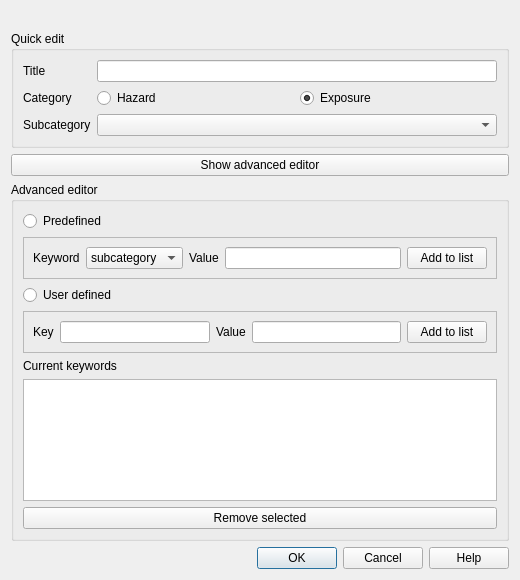
<?xml version="1.0" encoding="UTF-8"?>
<ui version="4.0">
 <class>RiabKeywordsDialogBase</class>
 <widget class="QDialog" name="RiabKeywordsDialogBase">
  <property name="geometry">
   <rect>
    <x>0</x>
    <y>0</y>
    <width>520</width>
    <height>580</height>
   </rect>
  </property>
  <property name="windowTitle">
   <string>Risk in a Box - Keyword Editor</string>
  </property>
  <layout class="QGridLayout" name="gridLayout_2">
   <item row="0" column="0">
    <widget class="QLabel" name="lblLayerName">
     <property name="text">
      <string/>
     </property>
     <property name="wordWrap">
      <bool>true</bool>
     </property>
    </widget>
   </item>
   <item row="2" column="0">
    <widget class="QGroupBox" name="grpSimple">
     <property name="title">
      <string>Quick edit</string>
     </property>
     <layout class="QGridLayout" name="gridLayout_3">
      <item row="0" column="0">
       <widget class="QLabel" name="lblTitle">
        <property name="text">
         <string>Title</string>
        </property>
       </widget>
      </item>
      <item row="0" column="1">
       <widget class="QLineEdit" name="leTitle"/>
      </item>
      <item row="1" column="0">
       <widget class="QLabel" name="lblCategory">
        <property name="text">
         <string>Category</string>
        </property>
       </widget>
      </item>
      <item row="1" column="1">
       <layout class="QHBoxLayout" name="horizontalLayout_3">
        <item>
         <widget class="QRadioButton" name="radHazard">
          <property name="toolTip">
           <string>A hazard is a situation that poses a level of threat to life, health, property, or environment. (Wikipedia)</string>
          </property>
          <property name="text">
           <string>Hazard</string>
          </property>
         </widget>
        </item>
        <item>
         <widget class="QRadioButton" name="radExposure">
          <property name="toolTip">
           <string>Where people and property are situated.</string>
          </property>
          <property name="text">
           <string>Exposure</string>
          </property>
          <property name="checked">
           <bool>true</bool>
          </property>
         </widget>
        </item>
       </layout>
      </item>
      <item row="2" column="0">
       <widget class="QLabel" name="label_2">
        <property name="text">
         <string>Subcategory</string>
        </property>
        <property name="buddy">
         <cstring>cboSubcategory</cstring>
        </property>
       </widget>
      </item>
      <item row="2" column="1">
       <widget class="QComboBox" name="cboSubcategory">
        <property name="toolTip">
         <string>A subcategory represents the type of hazard.</string>
        </property>
       </widget>
      </item>
     </layout>
    </widget>
   </item>
   <item row="3" column="0">
    <widget class="QPushButton" name="pbnAdvanced">
     <property name="text">
      <string>Show advanced editor</string>
     </property>
     <property name="checkable">
      <bool>true</bool>
     </property>
    </widget>
   </item>
   <item row="4" column="0">
    <widget class="QGroupBox" name="grpAdvanced">
     <property name="title">
      <string>Advanced editor</string>
     </property>
     <layout class="QGridLayout" name="gridLayout">
      <item row="0" column="0">
       <widget class="QRadioButton" name="radPredefined">
        <property name="text">
         <string>Predefined</string>
        </property>
       </widget>
      </item>
      <item row="1" column="0">
       <widget class="QFrame" name="frame">
        <property name="frameShape">
         <enum>QFrame::StyledPanel</enum>
        </property>
        <property name="frameShadow">
         <enum>QFrame::Raised</enum>
        </property>
        <layout class="QHBoxLayout" name="horizontalLayout">
         <item>
          <widget class="QLabel" name="label_4">
           <property name="text">
            <string>Keyword</string>
           </property>
           <property name="buddy">
            <cstring>cboKeyword</cstring>
           </property>
          </widget>
         </item>
         <item>
          <widget class="QComboBox" name="cboKeyword">
           <item>
            <property name="text">
             <string>subcategory</string>
            </property>
           </item>
           <item>
            <property name="text">
             <string>units</string>
            </property>
           </item>
           <item>
            <property name="text">
             <string>datatype</string>
            </property>
           </item>
          </widget>
         </item>
         <item>
          <widget class="QLabel" name="label_5">
           <property name="text">
            <string>Value</string>
           </property>
          </widget>
         </item>
         <item>
          <widget class="QLineEdit" name="lePredefinedValue"/>
         </item>
         <item>
          <widget class="QPushButton" name="pbnAddToList1">
           <property name="text">
            <string>Add to list</string>
           </property>
          </widget>
         </item>
        </layout>
       </widget>
      </item>
      <item row="2" column="0">
       <widget class="QRadioButton" name="radUserDefined">
        <property name="text">
         <string>User defined</string>
        </property>
       </widget>
      </item>
      <item row="3" column="0">
       <widget class="QFrame" name="frame_2">
        <property name="frameShape">
         <enum>QFrame::StyledPanel</enum>
        </property>
        <property name="frameShadow">
         <enum>QFrame::Raised</enum>
        </property>
        <layout class="QHBoxLayout" name="horizontalLayout_2">
         <item>
          <widget class="QLabel" name="label_6">
           <property name="text">
            <string>Key</string>
           </property>
           <property name="buddy">
            <cstring>leKey</cstring>
           </property>
          </widget>
         </item>
         <item>
          <widget class="QLineEdit" name="leKey"/>
         </item>
         <item>
          <widget class="QLabel" name="label_7">
           <property name="text">
            <string>Value</string>
           </property>
           <property name="buddy">
            <cstring>leValue</cstring>
           </property>
          </widget>
         </item>
         <item>
          <widget class="QLineEdit" name="leValue"/>
         </item>
         <item>
          <widget class="QPushButton" name="pbnAddToList2">
           <property name="text">
            <string>Add to list</string>
           </property>
          </widget>
         </item>
        </layout>
       </widget>
      </item>
      <item row="4" column="0">
       <widget class="QLabel" name="label_8">
        <property name="text">
         <string>Current keywords</string>
        </property>
        <property name="buddy">
         <cstring>lstKeywords</cstring>
        </property>
       </widget>
      </item>
      <item row="5" column="0">
       <widget class="QListWidget" name="lstKeywords">
        <property name="alternatingRowColors">
         <bool>true</bool>
        </property>
        <property name="selectionMode">
         <enum>QAbstractItemView::ExtendedSelection</enum>
        </property>
       </widget>
      </item>
      <item row="6" column="0">
       <widget class="QPushButton" name="pbnRemove">
        <property name="text">
         <string>Remove selected</string>
        </property>
       </widget>
      </item>
     </layout>
    </widget>
   </item>
   <item row="5" column="0">
    <widget class="QDialogButtonBox" name="buttonBox">
     <property name="orientation">
      <enum>Qt::Horizontal</enum>
     </property>
     <property name="standardButtons">
      <set>QDialogButtonBox::Cancel|QDialogButtonBox::Help|QDialogButtonBox::Ok</set>
     </property>
    </widget>
   </item>
  </layout>
 </widget>
 <tabstops>
  <tabstop>radHazard</tabstop>
  <tabstop>radExposure</tabstop>
  <tabstop>pbnAdvanced</tabstop>
  <tabstop>radPredefined</tabstop>
  <tabstop>cboKeyword</tabstop>
  <tabstop>pbnAddToList1</tabstop>
  <tabstop>radUserDefined</tabstop>
  <tabstop>leKey</tabstop>
  <tabstop>leValue</tabstop>
  <tabstop>pbnAddToList2</tabstop>
  <tabstop>lstKeywords</tabstop>
  <tabstop>pbnRemove</tabstop>
  <tabstop>buttonBox</tabstop>
 </tabstops>
 <resources/>
 <connections>
  <connection>
   <sender>buttonBox</sender>
   <signal>accepted()</signal>
   <receiver>RiabKeywordsDialogBase</receiver>
   <slot>accept()</slot>
   <hints>
    <hint type="sourcelabel">
     <x>266</x>
     <y>570</y>
    </hint>
    <hint type="destinationlabel">
     <x>157</x>
     <y>274</y>
    </hint>
   </hints>
  </connection>
  <connection>
   <sender>buttonBox</sender>
   <signal>rejected()</signal>
   <receiver>RiabKeywordsDialogBase</receiver>
   <slot>reject()</slot>
   <hints>
    <hint type="sourcelabel">
     <x>334</x>
     <y>570</y>
    </hint>
    <hint type="destinationlabel">
     <x>286</x>
     <y>274</y>
    </hint>
   </hints>
  </connection>
  <connection>
   <sender>pbnAdvanced</sender>
   <signal>toggled(bool)</signal>
   <receiver>grpAdvanced</receiver>
   <slot>setVisible(bool)</slot>
   <hints>
    <hint type="sourcelabel">
     <x>160</x>
     <y>156</y>
    </hint>
    <hint type="destinationlabel">
     <x>129</x>
     <y>277</y>
    </hint>
   </hints>
  </connection>
  <connection>
   <sender>radPredefined</sender>
   <signal>toggled(bool)</signal>
   <receiver>frame</receiver>
   <slot>setEnabled(bool)</slot>
   <hints>
    <hint type="sourcelabel">
     <x>68</x>
     <y>209</y>
    </hint>
    <hint type="destinationlabel">
     <x>76</x>
     <y>262</y>
    </hint>
   </hints>
  </connection>
  <connection>
   <sender>radPredefined</sender>
   <signal>toggled(bool)</signal>
   <receiver>frame_2</receiver>
   <slot>setDisabled(bool)</slot>
   <hints>
    <hint type="sourcelabel">
     <x>99</x>
     <y>209</y>
    </hint>
    <hint type="destinationlabel">
     <x>101</x>
     <y>343</y>
    </hint>
   </hints>
  </connection>
  <connection>
   <sender>radUserDefined</sender>
   <signal>toggled(bool)</signal>
   <receiver>frame_2</receiver>
   <slot>setEnabled(bool)</slot>
   <hints>
    <hint type="sourcelabel">
     <x>95</x>
     <y>290</y>
    </hint>
    <hint type="destinationlabel">
     <x>140</x>
     <y>343</y>
    </hint>
   </hints>
  </connection>
  <connection>
   <sender>radUserDefined</sender>
   <signal>toggled(bool)</signal>
   <receiver>frame</receiver>
   <slot>setDisabled(bool)</slot>
   <hints>
    <hint type="sourcelabel">
     <x>64</x>
     <y>290</y>
    </hint>
    <hint type="destinationlabel">
     <x>56</x>
     <y>262</y>
    </hint>
   </hints>
  </connection>
 </connections>
</ui>
